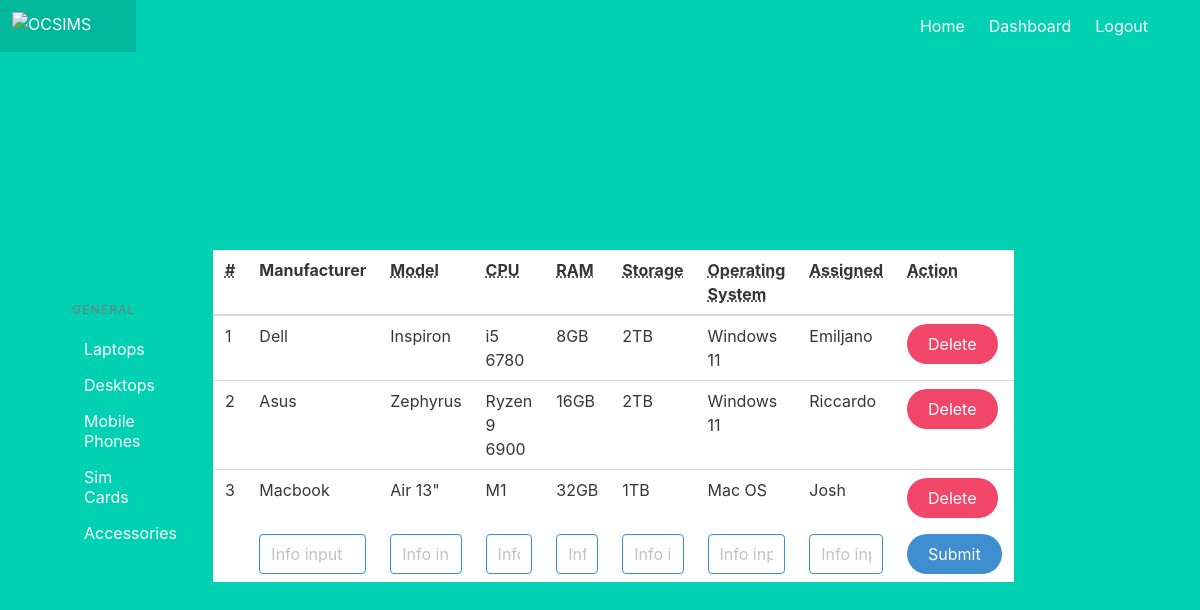
The app's page /laptops (signed in) with its own data.
### models.py (models this page shows)
class Laptops(db.Model):
    id = db.Column(db.Integer, primary_key=True)
    manufactor = db.Column(db.String(50), unique=True)
    model = db.Column(db.String(50))
    cpu = db.Column(db.String(50))
    ram = db.Column(db.String(50))
    storage = db.Column(db.String(50))
    operating_system = db.Column(db.String(50))
    assigned = db.Column(db.String(100))

### main.py (the view)
@main.route('/laptops', methods=['POST', 'GET'])
@login_required
def laptops():
    if request.method == "POST":
        new_laptop_form_manufacturer = request.form['Manufacturer']
        new_laptop_form_model = request.form['Model']
        new_laptop_form_cpu = request.form['CPU']
        new_laptop_form_ram = request.form['RAM']
        new_laptop_form_storage = request.form['Storage']
        new_laptop_form_OS = request.form['Operating_System']
        new_laptop_form_assigned = request.form['Assigned']
        new_laptop_var_man = new_laptop_form_manufacturer
        new_laptop_var_mod = new_laptop_form_model
        new_laptop_var_cpu = new_laptop_form_cpu
        new_laptop_var_ram = new_laptop_form_ram
        new_laptop_var_storage = new_laptop_form_storage
        new_laptop_var_os = new_laptop_form_OS
        new_laptop_var_ass = new_laptop_form_assigned
        try:
            new_laptop = Laptops(manufactor=new_laptop_var_man, model=new_laptop_var_mod, cpu=new_laptop_var_cpu, ram=new_laptop_var_ram, storage=new_laptop_var_storage, operating_system=new_laptop_var_os, assigned=new_laptop_var_ass)
            db.session.add(new_laptop)
            db.session.commit()
            return redirect('/laptops')
        except:
            "There was an error adding your data"
    else:
        laptop = Laptops.query
        return render_template('laptops.html', laptop=laptop)

### __init__.py (called while the page is built)
def create_app():
    app = Flask(__name__)
    app.config['SECRET_KEY'] = 'secret-key-goes-here'
    app.config['SQLALCHEMY_DATABASE_URI'] = 'sqlite:///db.sqlite'
    db.init_app(app)
    from .auth import auth as auth_blueprint
    app.register_blueprint(auth_blueprint)
    from .main import main as main_blueprint
    app.register_blueprint(main_blueprint)
    login_manager = LoginManager()
    login_manager.login_view = 'auth.login'
    login_manager.init_app(app)
    from .models import User
    @login_manager.user_loader
    def load_user(user_id):
        return User.query.get(int(user_id))
    return app

### templates/laptops.html (shortened to what this page needs)
{% extends "profile.html" %}
{% block content %}
  <div class="column is-narrow">
    <div class="column is-half">
      <aside class="menu">
        <p class="menu-label">
          General
        </p>
        <ul class="menu-list">
          <li><a>Laptops</a></li>
          <li><a>Desktops</a></li>
          <li><a>Mobile Phones</a></li>
          <li><a>Sim Cards</a></li>
          <li><a>Accessories</a></li>
        </ul>
      </aside>
    </div>
  </div>
      </div class="section">
          <table class="table is-hoverable is-fullwidth" style="margin-bottom:20px; margin-right: 20%;">
            <thead>
              <tr>
                <th><abbr title="ID">#</abbr></t h>
                <th>Manufacturer</th>
                <th><abbr title="Model">Model</abbr></th>
                <th><abbr title="CPU">CPU</abbr></th>
                <th><abbr title="RAM">RAM</abbr></th>
                <th><abbr title="Storage">Storage</abbr></th>
                <th><abbr title="Operating_System">Operating System</abbr></th>
                <th><abbr title="Assigned">Assigned</abbr></th>
                <th><abbr title="Action">Action</abbr></th>
              </tr>
            </thead>
            <tbody>
              {% for la in laptop %}
                <tr>
                  <td>{{ la.id }}</td>
                  <td>{{ la.manufactor }}</td>
                  <td>{{ la.model }}</td>
                  <td>{{ la.cpu }}</td>
                  <td>{{ la.ram }}</td>
                  <td>{{ la.storage }}</td>
                  <td>{{ la.operating_system }}</td>
                  <td>{{ la.assigned }}</td>
                  <td>
                    <button class="button is-danger is-rounded">Delete</button>
                  </td>
                </tr>
              {% endfor %}
            </tbody>
            <form action="">
              <td>
              </td>
              <td>
                <input class="input is-info is-narrow" type="text" placeholder="Info input">
              </td>
              <td>
                <input class="input is-info is-narrow" type="text" placeholder="Info input">
              </td>
              <td>
                <input class="input is-info is-narrow" type="text" placeholder="Info input">
              </td>
              <td>
                <input class="input is-info is-narrow" type="text" placeholder="Info input">
              </td>
              <td>
                <input class="input is-info is-narrow" type="text" placeholder="Info input">
              </td>
              <td>
                <input class="input is-info is-narrow" type="text" placeholder="Info input">
              </td>
              <td>
                <input class="input is-info is-narrow" type="text" placeholder="Info input">
              </td>
              <td>
                <button class="button is-info is-rounded">Submit</button>
              </td>
            </form>
          </table>
      </div>
{% endblock %}

### templates/profile.html (shortened to what this page needs)
{% extends "base.html" %}

### templates/base.html (shortened to what this page needs)
<!DOCTYPE html>
<html>
<head>
    <link rel="stylesheet" href="https://cdnjs.cloudflare.com/ajax/libs/bulma/0.7.2/css/bulma.min.css" />
</head>
<body>
    <section class="hero is-primary is-fullheight">
        <div class="hero-head">
            <nav class="navbar">
                <a class="navbar-item" href="https://support.oca.do">
                    <img src="https://upload.wikimedia.org/wikipedia/commons/6/6e/Ocado_Group_Logo.svg" alt="OCSIMS" width="112" height="28">
                </a>
                <div class="container">
                    <div id="navbarMenuHeroA" class="navbar-menu">
                        <div class="navbar-end">
                            <a href="{{ url_for('main.index') }}" class="navbar-item">
                                Home
                            </a>
                            {% if current_user.is_authenticated %}
                            <a href="{{ url_for('main.profile') }}" class="navbar-item">
                                Dashboard
                            </a>
                            {% endif %}
                            {% if current_user.is_authenticated %}
                            <a href="{{ url_for('auth.logout') }}" class="navbar-item">
                                Logout
                            </a>
                            {% endif %}
                        </div>
                    </div>
                </div>
            </nav>
        </div>
        <div class="hero-body">
            <div class="container has-text-centered">
               {% block content %}
               {% endblock %}
    </section>
</body>
</html>

### records on screen
Laptops: id "1", manufactor "Dell", model "Inspiron", cpu "i5 6780", ram "8GB", storage "2TB", operating_system "Windows 11", assigned "Emiljano"
Laptops: id "2", manufactor "Asus", model "Zephyrus", cpu "Ryzen 9 6900", ram "16GB", storage "2TB", operating_system "Windows 11", assigned "Riccardo"
Laptops: id "3", manufactor "Macbook", model "Air 13\"", cpu "M1", ram "32GB", storage "1TB", operating_system "Mac OS", assigned "Josh"
